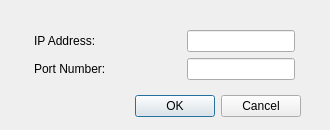
<?xml version="1.0" encoding="UTF-8"?>
<ui version="4.0">
 <class>ConnectDlg</class>
 <widget class="QDialog" name="ConnectDlg">
  <property name="geometry">
   <rect>
    <x>0</x>
    <y>0</y>
    <width>330</width>
    <height>130</height>
   </rect>
  </property>
  <property name="windowTitle">
   <string>Dialog</string>
  </property>
  <widget class="QDialogButtonBox" name="buttonBox">
   <property name="geometry">
    <rect>
     <x>30</x>
     <y>90</y>
     <width>271</width>
     <height>32</height>
    </rect>
   </property>
   <property name="orientation">
    <enum>Qt::Horizontal</enum>
   </property>
   <property name="standardButtons">
    <set>QDialogButtonBox::Cancel|QDialogButtonBox::Ok</set>
   </property>
  </widget>
  <widget class="QWidget" name="">
   <property name="geometry">
    <rect>
     <x>34</x>
     <y>30</y>
     <width>261</width>
     <height>52</height>
    </rect>
   </property>
   <layout class="QVBoxLayout" name="verticalLayout">
    <item>
     <layout class="QHBoxLayout" name="horizontalLayout">
      <item>
       <widget class="QLabel" name="label">
        <property name="text">
         <string>IP Address:</string>
        </property>
       </widget>
      </item>
      <item>
       <spacer name="horizontalSpacer">
        <property name="orientation">
         <enum>Qt::Horizontal</enum>
        </property>
        <property name="sizeHint" stdset="0">
         <size>
          <width>40</width>
          <height>20</height>
         </size>
        </property>
       </spacer>
      </item>
      <item>
       <widget class="QLineEdit" name="ipEdit"/>
      </item>
     </layout>
    </item>
    <item>
     <layout class="QHBoxLayout" name="horizontalLayout_2">
      <item>
       <widget class="QLabel" name="label_2">
        <property name="text">
         <string>Port Number:</string>
        </property>
       </widget>
      </item>
      <item>
       <spacer name="horizontalSpacer_3">
        <property name="orientation">
         <enum>Qt::Horizontal</enum>
        </property>
        <property name="sizeHint" stdset="0">
         <size>
          <width>40</width>
          <height>20</height>
         </size>
        </property>
       </spacer>
      </item>
      <item>
       <widget class="QLineEdit" name="portEdit"/>
      </item>
     </layout>
    </item>
   </layout>
  </widget>
 </widget>
 <resources/>
 <connections>
  <connection>
   <sender>buttonBox</sender>
   <signal>accepted()</signal>
   <receiver>ConnectDlg</receiver>
   <slot>accept()</slot>
   <hints>
    <hint type="sourcelabel">
     <x>248</x>
     <y>254</y>
    </hint>
    <hint type="destinationlabel">
     <x>157</x>
     <y>274</y>
    </hint>
   </hints>
  </connection>
  <connection>
   <sender>buttonBox</sender>
   <signal>rejected()</signal>
   <receiver>ConnectDlg</receiver>
   <slot>reject()</slot>
   <hints>
    <hint type="sourcelabel">
     <x>316</x>
     <y>260</y>
    </hint>
    <hint type="destinationlabel">
     <x>286</x>
     <y>274</y>
    </hint>
   </hints>
  </connection>
 </connections>
</ui>
